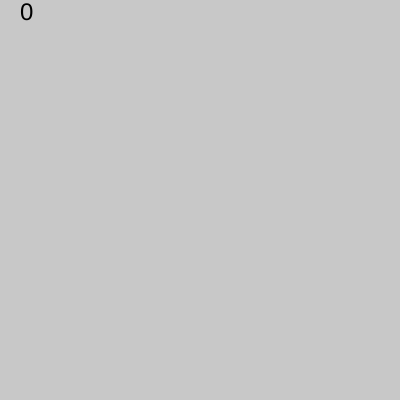
Frame 1 (no input)
Frame 60 (no input): identical to frame 1, image omitted
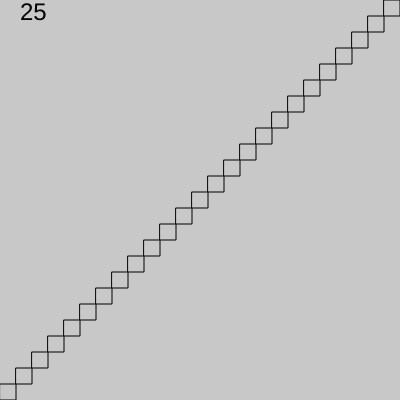
Frame 120 (the mouse pressed at the canvas centre since frame 60)

The p5.js sketch that drew these frames (run headless with seeded random() and noise() and a simulated clock; from frame 60 on, the mouse is pressed at the canvas centre):

// p5.js sketch
// ── sketch.js
function setup() {
  createCanvas(400, 400);
  
}
function draw() {
  background(200);

  let num = round((mouseX/width) * 50);
  fill(mouseY);

  let sqW = width/num;
  
  let i = 0;
  while (i < num) {
    square(height-sqW-(i*sqW),i*sqW, sqW);
    i++;
  }
  fill(0);
  textSize(24);
  text(num, 20, 20);
}
